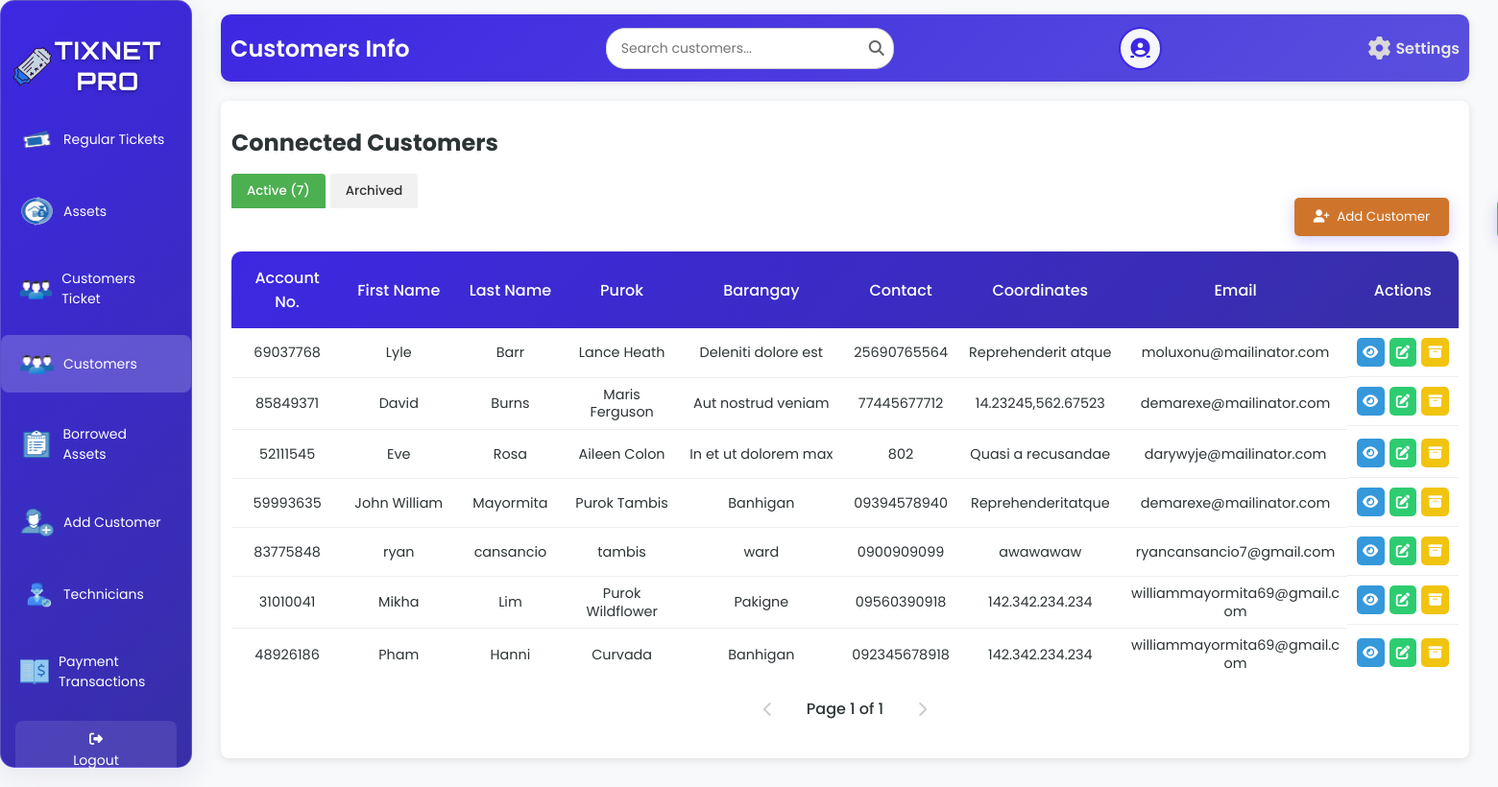
The page /customersT.php on the database as committed earlier.
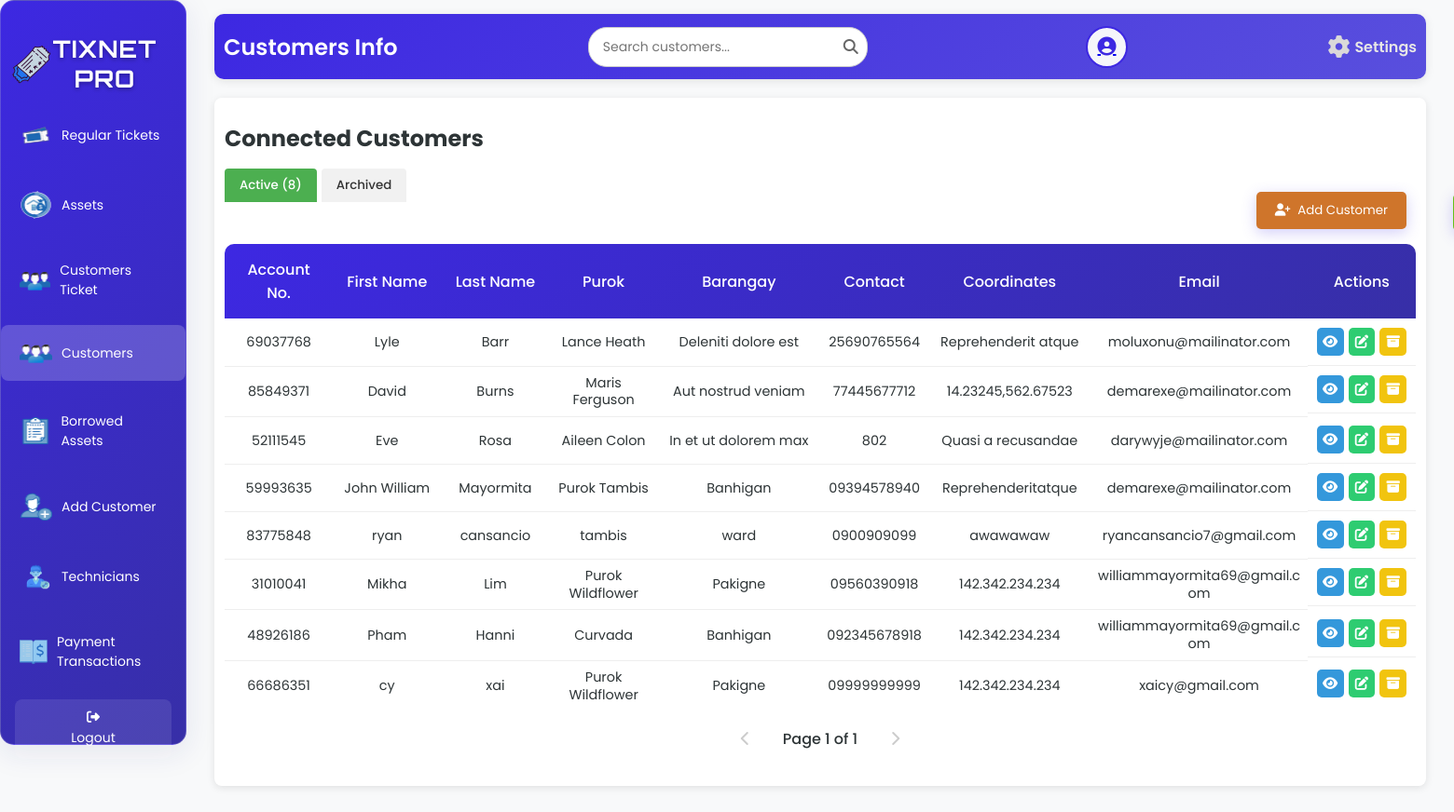
The same page on the database as committed later.
### tables this page shows
CREATE TABLE `tbl_customer` (
  `c_id` int(50) NOT NULL,
  `c_fname` varchar(200) NOT NULL,
  `c_lname` varchar(200) NOT NULL,
  `c_purok` varchar(200) NOT NULL,
  `c_barangay` varchar(200) NOT NULL,
  `c_contact` varchar(100) NOT NULL,
  `c_email` varchar(200) NOT NULL,
  `c_date` date NOT NULL,
  `c_napname` varchar(200) NOT NULL,
  `c_napport` int(50) NOT NULL,
  `c_macaddress` varchar(200) NOT NULL,
  `c_status` varchar(200) NOT NULL,
  `c_plan` varchar(200) NOT NULL,
  `c_equipment` varchar(200) NOT NULL,
  `c_account_no` int(100) NOT NULL,
  `c_coordinates` varchar(200) NOT NULL,
  `c_balance` int(50) NOT NULL,
  `c_startdate` varchar(100) NOT NULL,
  `c_nextdue` varchar(100) NOT NULL,
  `c_lastdue` varchar(100) NOT NULL,
  `c_nextbill` varchar(100) NOT NULL,
  `c_billstatus` varchar(100) NOT NULL,
  `c_advancedays` varchar(200) NOT NULL,
  `c_advance` int(200) NOT NULL
);

### customersT.php (the view, shortened to what the changed rows need)
<?php
include 'db.php';
function jsEscape($str) {
    return str_replace(
        ["\\", "'", "\"", "\n", "\r", "\t"],
        ["\\\\", "\\'", "\\\"", "\\n", "\\r", "\\t"],
        $str
    );
}
function formatDateDisplay($date) {
    if (empty($date) || $date === '0000-00-00') {
        return '';
    }
    return date('Y/M/d', strtotime($date));
}
function updateDueAndBillDates($conn, $account_no, $next_due) {
    $current_date = new DateTime();
    $next_due_date = new DateTime($next_due);
    if ($current_date > $next_due_date) {
        $sql = "SELECT c_advancedays, c_plan, c_balance FROM tbl_customer WHERE c_account_no = ?";
        $stmt = $conn->prepare($sql);
        $stmt->bind_param("s", $account_no);
        $stmt->execute();
        $result = $stmt->get_result();
        $row = $result->fetch_assoc();
        $advance_days_str = $row['c_advancedays'] ?? '7 days';
        $current_balance = floatval($row['c_balance']);
        $advance_days = (int)$advance_days_str;
        $last_due_date = $next_due_date->format('Y-m-d');
        $next_due_date->modify('+31 days');
        $day = (int)$next_due_date->format('d');
        $new_next_due = $next_due_date->format('Y-m-d');
        $next_bill = (clone $next_due_date)->modify("-{$advance_days} days");
        $new_next_bill = $next_bill->format('Y-m-d');
        $today = date('Y-m-d');
        $new_balance = $current_balance;
        $sql = "UPDATE tbl_customer SET c_nextdue = ?, c_lastdue = ?, c_nextbill = ?, c_balance = ? WHERE c_account_no = ?";
        $stmt = $conn->prepare($sql);
        return [$new_next_due, $last_due_date, $new_next_bill];
    }
    return [$next_due, null, null];
}
if ($conn) {
    $limit = 10;
    $pageActive = isset($_GET['page_active']) ? (int)$_GET['page_active'] : 1;
    $offsetActive = ($pageActive - 1) * $limit;
    $totalActiveQuery = "SELECT COUNT(*) AS total FROM tbl_customer WHERE c_status NOT LIKE 'ARCHIVED:%' OR c_status IS NULL";
    $totalActiveResult = $conn->query($totalActiveQuery);
    $totalActiveRow = $totalActiveResult->fetch_assoc();
    $totalActive = $totalActiveRow['total'];
    $sqlActive = "SELECT c_account_no, c_fname, c_lname, c_purok, c_barangay, c_contact, c_email, c_coordinates, c_date, c_napname, c_napport, c_macaddress, c_status, c_plan, c_equipment, c_balance, c_startdate, c_nextdue, c_lastdue, c_nextbill, c_billstatus
                  FROM tbl_customer WHERE c_status NOT LIKE 'ARCHIVED:%' OR c_status IS NULL LIMIT ?, ?";
    $stmtActive = $conn->prepare($sqlActive);
    $stmtActive->bind_param("ii", $offsetActive, $limit);
    $stmtActive->execute();
    $resultActive = $stmtActive->get_result();
} else {
    $_SESSION['error'] = "Database connection failed.";
}
?>
<!DOCTYPE html>
<html lang="en">
<head>
    <link rel="stylesheet" href="customersT.css">
    <link rel="stylesheet" href="https://cdnjs.cloudflare.com/ajax/libs/font-awesome/6.6.0/css/all.min.css" />
</head>
<body>
<div class="wrapper">
    <div class="sidebar glass-container">
        <h2><img src="image/logo.png" alt="TixNet Icon" class="sidebar-icon">TixNet Pro</h2>
    </div>
    <div class="container">
        <div class="upper">
            <h1>Customers Info</h1>
        </div>
        <div class="table-box glass-container">
            <h2>Connected Customers</h2>
            <div class="tab-buttons">
                <button class="tab-btn <?php echo (isset($_GET['tab']) && $_GET['tab'] === 'customers_active') || !isset($_GET['tab']) ? 'active' : ''; ?>" onclick="showTab('customers_active')">
                    Active (<?php echo $totalActive; ?>)
                </button>
                <button class="tab-btn <?php echo isset($_GET['tab']) && $_GET['tab'] === 'customers_archived' ? 'active' : ''; ?>" onclick="showTab('customers_archived')">
                    Archived
                </button>
            </div>
            <div class="active-customers" id="customers_active" <?php echo (isset($_GET['tab']) && $_GET['tab'] === 'customers_archived') ? 'style="display: none;"' : ''; ?>>
                <table id="active-customers-table">
                    <thead>
                        <tr>
                            <th>Account No.</th>
                            <th>First Name</th>
                            <th>Last Name</th>
                            <th>Purok</th>
                            <th>Barangay</th>
                            <th>Contact</th>
                            <th>Coordinates</th>
                            <th>Email</th>
                            <th>Actions</th>
                        </tr>
                    </thead>
                    <tbody id="active-customers-tbody">
                        <?php
                        if ($resultActive->num_rows > 0) {
                            while ($row = $resultActive->fetch_assoc()) {
                                if (!empty($row['c_nextdue'])) {
                                    list($updated_next_due, $updated_last_due, $updated_next_bill) = updateDueAndBillDates($conn, $row['c_account_no'], $row['c_nextdue']);
                                    $row['c_nextdue'] = $updated_next_due;
                                    if ($updated_last_due) {
                                        $row['c_lastdue'] = $updated_last_due;
                                    }
                                    if ($updated_next_bill) {
                                        $row['c_nextbill'] = $updated_next_bill;
                                    }
                                }
                                $displayStatus = ($row['c_status'] ?? '');
                                echo "<tr>
                                        <td>" . htmlspecialchars($row['c_account_no'], ENT_QUOTES, 'UTF-8') . "</td>
                                        <td>" . htmlspecialchars($row['c_fname'], ENT_QUOTES, 'UTF-8') . "</td>
                                        <td>" . htmlspecialchars($row['c_lname'], ENT_QUOTES, 'UTF-8') . "</td>
                                        <td>" . htmlspecialchars($row['c_purok'], ENT_QUOTES, 'UTF-8') . "</td>
                                        <td>" . htmlspecialchars($row['c_barangay'], ENT_QUOTES, 'UTF-8') . "</td>
                                        <td>" . htmlspecialchars($row['c_contact'], ENT_QUOTES, 'UTF-8') . "</td>
                                        <td>" . htmlspecialchars($row['c_coordinates'], ENT_QUOTES, 'UTF-8') . "</td>
                                        <td>" . htmlspecialchars($row['c_email'], ENT_QUOTES, 'UTF-8') . "</td>
                                        <td class='action-buttons'>
                                            <a class='view-btn' onclick=\"showViewDetails('" . htmlspecialchars($row['c_account_no'], ENT_QUOTES, 'UTF-8') . "', '" . jsEscape($row['c_fname']) . "', '" . jsEscape($row['c_lname']) . "', '" . jsEscape($row['c_purok']) . "', '" . jsEscape($row['c_barangay']) . "', '" . jsEscape($row['c_contact']) . "', '" . jsEscape($row['c_email']) . "', '" . jsEscape($row['c_coordinates']) . "', '" . jsEscape($row['c_date']) . "', '" . jsEscape($row['c_napname']) . "', '" . jsEscape($row['c_napport']) . "', '" . jsEscape($row['c_macaddress']) . "', '" . jsEscape($displayStatus) . "', '" . jsEscape($row['c_plan']) . "', '" . jsEscape($row['c_equipment']) . "', '" . jsEscape($row['c_balance'] ?? '0.00') . "', '" . jsEscape(formatDateDisplay($row['c_startdate'] ?? '')) . "', '" . jsEscape(formatDateDisplay($row['c_nextdue'] ?? '')) . "', '" . jsEscape(formatDateDisplay($row['c_lastdue'] ?? '')) . "', '" . jsEscape(formatDateDisplay($row['c_nextbill'] ?? '')) . "', '" . jsEscape($row['c_billstatus'] ?? 'Inactive') . "')\" title='View'><i class='fas fa-eye'></i></a>
                                            <a class='edit-btn' href='editC.php?account_no=" . htmlspecialchars($row['c_account_no'], ENT_QUOTES, 'UTF-8') . "' title='Edit'><i class='fas fa-edit'></i></a>
                                            <a class='archive-btn' onclick=\"showArchiveModal('" . htmlspecialchars($row['c_account_no'], ENT_QUOTES, 'UTF-8') . "', '" . jsEscape($row['c_fname'] . ' ' . $row['c_lname']) . "')\" title='Archive'><i class='fas fa-archive'></i></a>
                                        </td>
                                      </tr>";
                            }
                        } else {
                            echo "<tr><td colspan='10' style='text-align: center;'>No active customers found.</td></tr>";
                        }
                        ?>
                    </tbody>
                </table>
            </div>
        </div>
    </div>
</div>
</body>
</html>

Rows that differ between the two databases and show on the page:
added tbl_customer: c_account_no "66686351", c_fname "cy", c_lname "xai", c_purok "Purok Wildflower", c_barangay "Pakigne", c_contact "09999999999", c_coordinates "142.342.234.234", c_email "xaicy@gmail.com"
Other text that changed with them:
$totalActive: "7" → "8"
